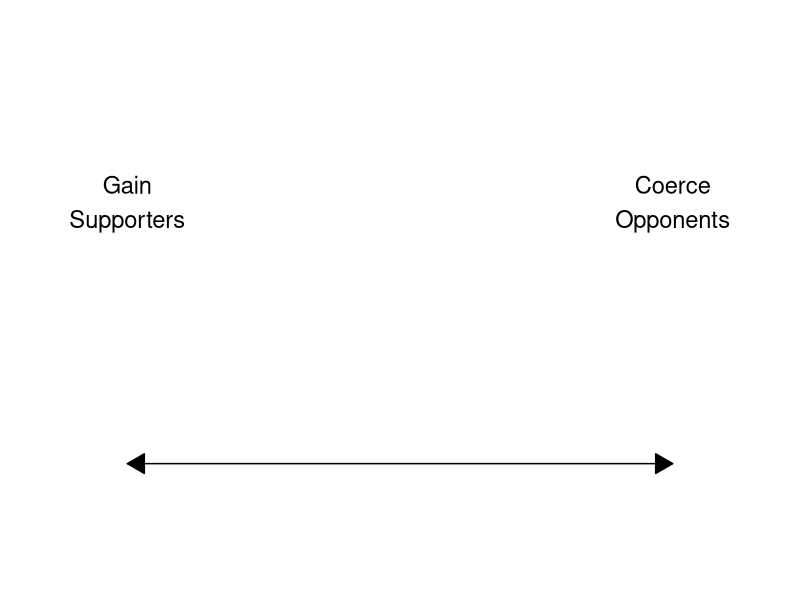
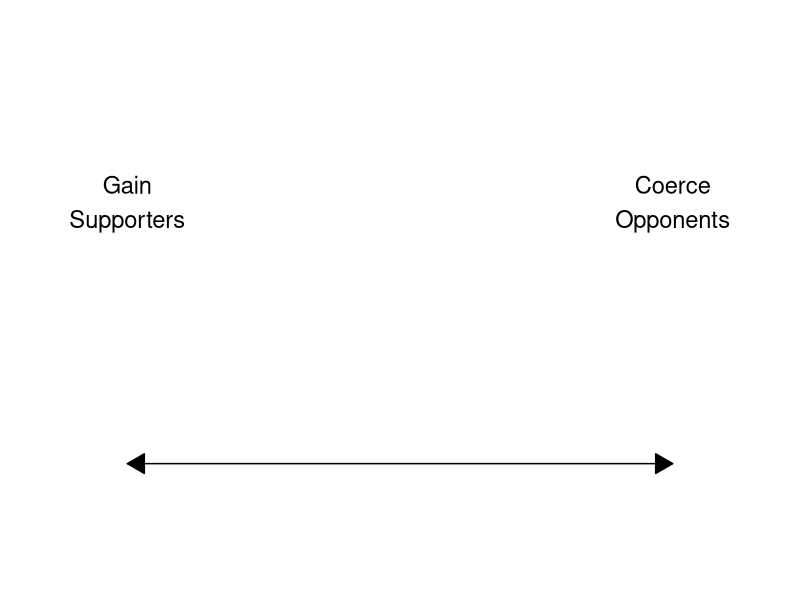

Recreate these plots in R, in order. (Note: this script raises an error after producing the figures.)
## ---- chunk 1
##xaringan::inf_mr()
## For offline work: https://bookdown.org/yihui/rmarkdown/some-tips.html#working-offline
## Images not appearing? Put images folder inside the libs folder as that is the main data directory

library(tidyverse)
##library(readxl)
##library(stargazer)
##library(kableExtra)
##library(modelr)

knitr::opts_chunk$set(echo = FALSE,
                      eval = TRUE,
                      error = FALSE,
                      message = FALSE,
                      warning = FALSE,
                      comment = NA)
## ---- chunk 2
tibble(
  label1 = c("Gain Supporters", "Coerce Opponents"),
  x1 = c(2, 8),
  y1 = c(1, 1)
) |>
  ggplot(aes(x = x1, y = y1)) +
  geom_line(arrow = arrow(length=unit(0.50,"cm"), ends="both", type = "closed")) +
  theme_void()+
  xlim(1, 9) +
  ylim(0.75, 2) +
  annotate("text", x = 2, y = 1.6, label = "Gain\nSupporters", size = 6) +
  annotate("text", x = 8, y = 1.6, label = "Coerce\nOpponents", size = 6)
## ---- chunk 3
tibble(
  label1 = c("Gain Supporters", "Coerce Opponents"),
  x1 = c(2, 8),
  y1 = c(1, 1)
) |>
  ggplot(aes(x = x1, y = y1)) +
  geom_line(arrow = arrow(length=unit(0.50,"cm"), ends="both", type = "closed")) +
  theme_void()+
  xlim(1, 9) +
  ylim(0.75, 2) +
  annotate("text", x = 2, y = 1.6, label = "Gain\nSupporters", size = 6) +
  annotate("text", x = 8, y = 1.6, label = "Coerce\nOpponents", size = 6)
## ---- chunk 4
knitr::include_graphics("libs/Images/12_1-Paper_Page1.png")
## ---- chunk 5
knitr::include_graphics("libs/Images/12_1-Abrahms_Page1.png")
